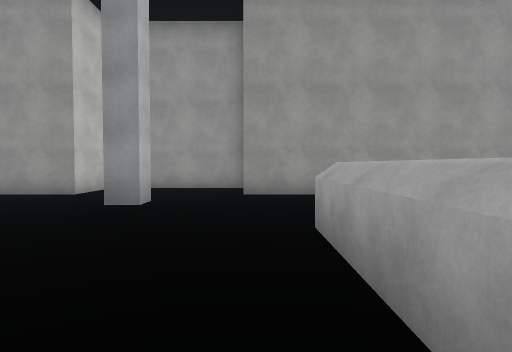
View 1 (above)

24 first-person views from a walk through a 3-D level made in the Unity game engine. The camera is 1.4 m above the floor, tilts 2° down and sees 75° across. The floor is counted in squares, 2 m on a side. Each view is taken from the middle of a square. On the plan, view 1 faces up. The plan holds only what a view shows up to about 10 squares ahead; the rest is blank. The place goes on beyond the plan. Some surface patterns are stand-ins.

View 2
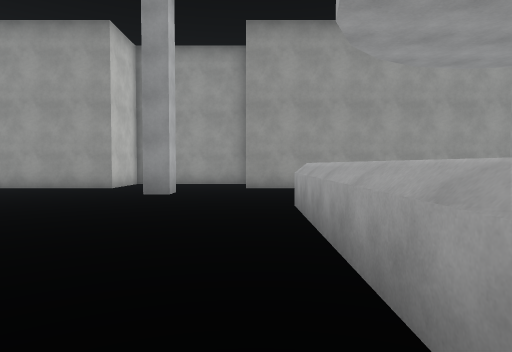

View 3
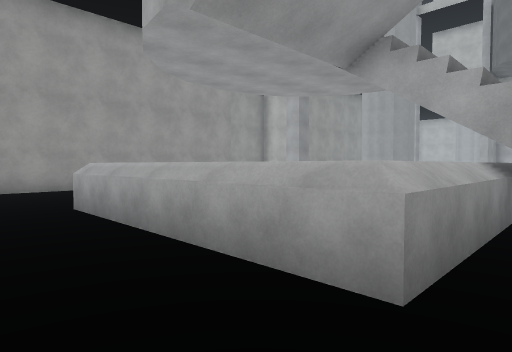

View 4
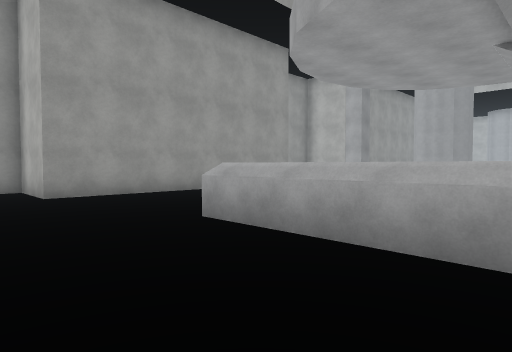

View 5
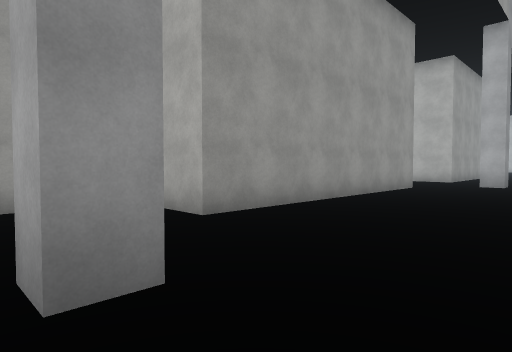

View 6
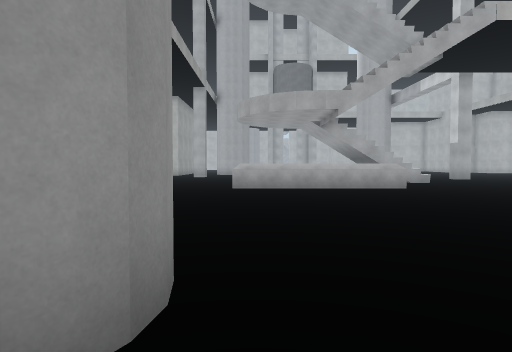

View 7
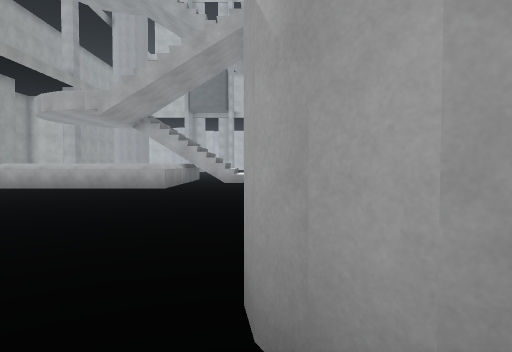

View 8
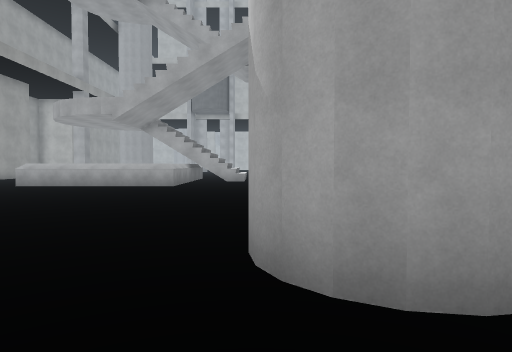

View 9
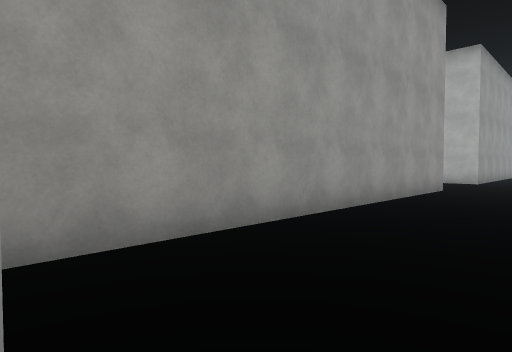

View 10
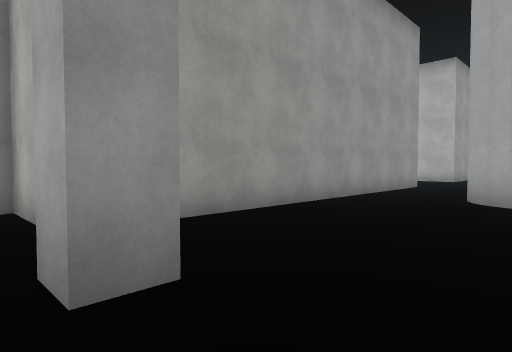

View 11
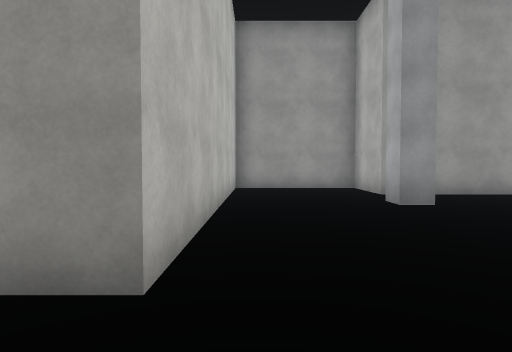

View 12
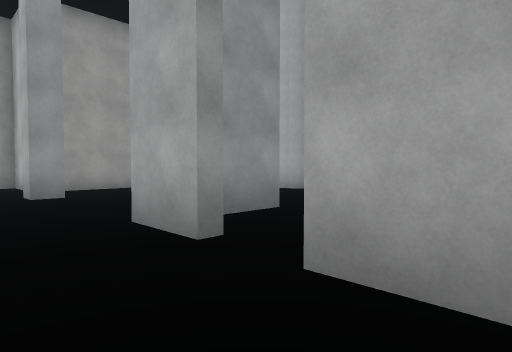

View 13
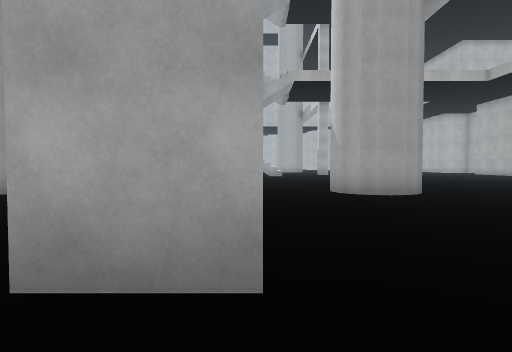

View 14
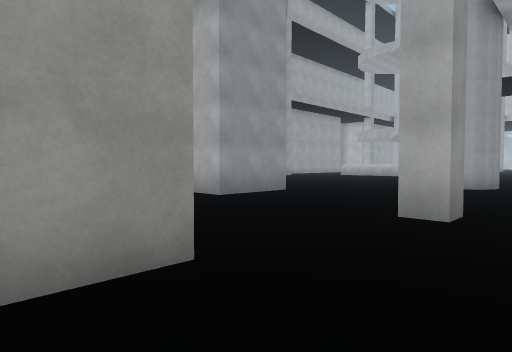

View 15
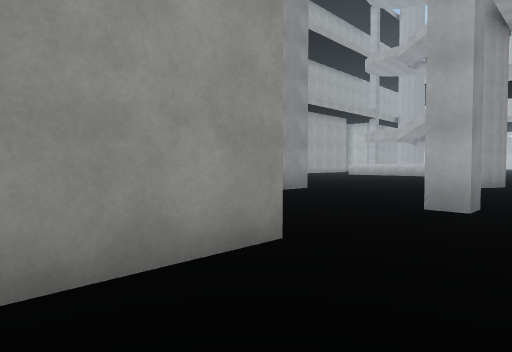

View 16
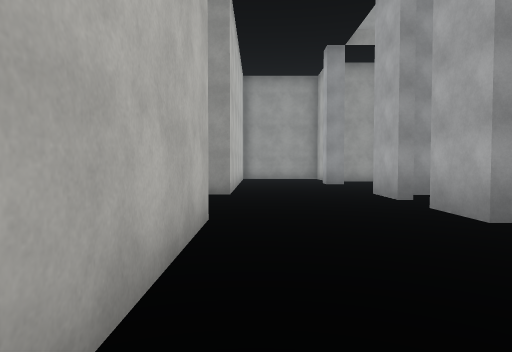

View 17
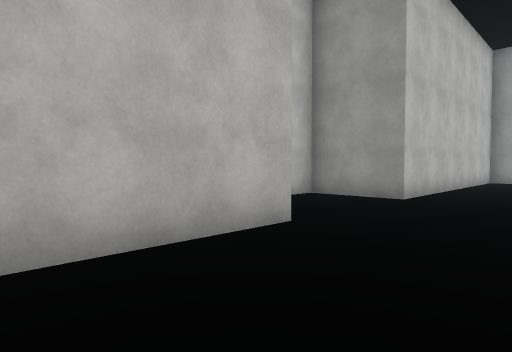

View 18
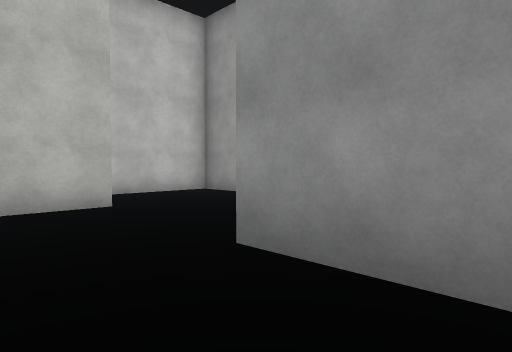

View 19
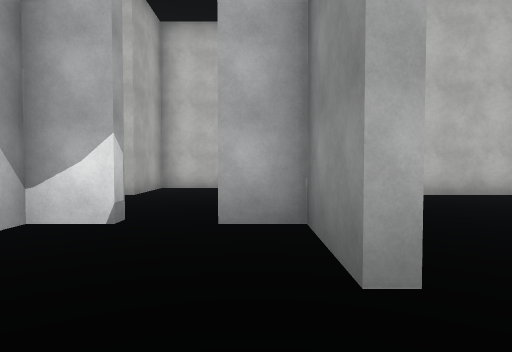

View 20
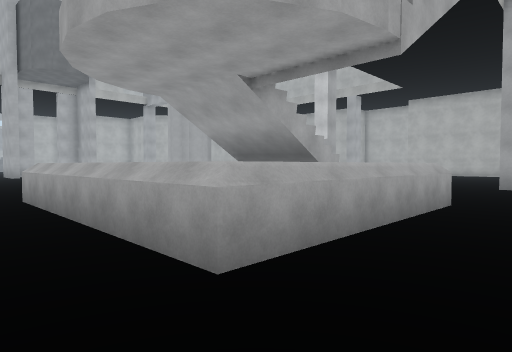

View 21
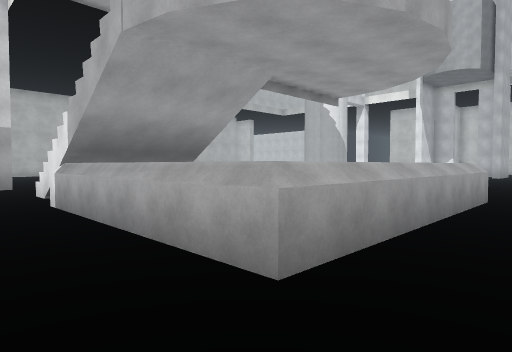

View 22
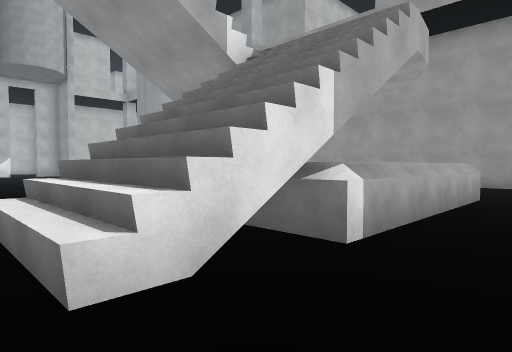

View 23
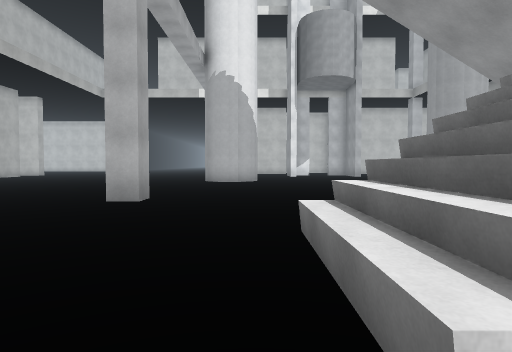

View 24
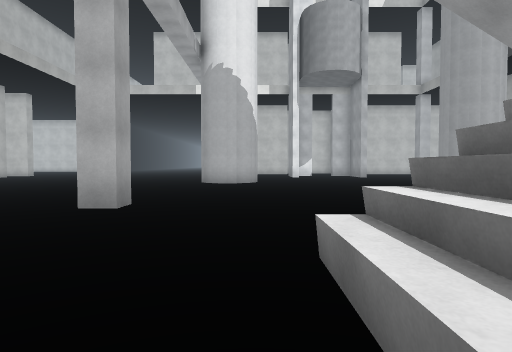

### Floor plan
Key: @ floor where view 1 was taken; # wall or solid block; . floor; ^ raised ledge.
Columns run from 20 left of view 1 to 8 right of it. Each row starts with its distance up from view 1.
 10   #####         #####
  9   #...#         #...#
  8   #...###########...########
  7   #...... ...................
  6   #...#.. ........#..........
  5   #.....   .#  ..............
  4   #.....   .## ..............
  3   #....   ..    .....^^^^^^..
  2 ###...###..      ....^    ^.
  1 #.....#.. .     .....^    ^
  0 #.......       .....@^    ^
 -1 #.....#        ......^^^###.
 -2 ###...###..... .......  ###.
 -3   # ........... ......  ^^^.
 -4   # ........##. ......  .....
 -5   #  .......##  ......    ..
 -6 ###. .......##  .......
 -7       ......... .......
 -8 ..          ...   .....
 -9              ..  .....
-10                 ....
-11                 ...

Positions as (right, up) in squares from view 1, and headings:
1: (0, 0), facing up
2: (0, -2), facing up
3: (-1, -2), facing up-right
4: (-2, 0), facing up-right
5: (-3, 4), facing up-right
6: (-9, 3), facing right
7: (-9, -4), facing right
8: (-10, -4), facing right
9: (-14, 5), facing up-right
10: (-15, 4), facing up-right
11: (-17, 0), facing up
12: (-16, -2), facing up-right
13: (-16, -2), facing right
14: (-19, -8), facing up-right
15: (-20, -8), facing up-right
16: (-17, -6), facing up
17: (-15, -5), facing up-left
18: (-12, -4), facing up-left
19: (-10, 1), facing left
20: (-1, 5), facing down-right
21: (8, 5), facing down-left
22: (8, -4), facing up-left
23: (7, -4), facing left
24: (6, -4), facing left
